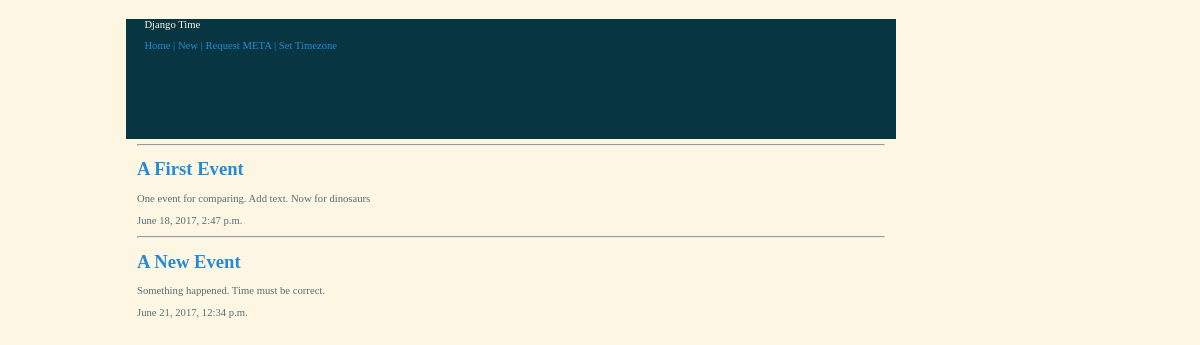
The page / on the database its author committed.
### timeapp/models.py (models this page shows, shortened)
class Event(models.Model):
    title = models.CharField(max_length=128)
    description = models.TextField(blank=True)
    event_time = models.DateTimeField(auto_now_add=False, auto_now=False)
    def __str__(self):
        return self.title

### timeapp/views.py (the view)
def site_index(request):
    events = Event.objects.all()
    context = {'events': events}
    return render(request, 'site_index.html', context)

### timeapp/templates/site_index.html
{% extends "base.html" %}
{% block content %}
    {% for event in events %}
        <hr>
        <h1><a href="{% url 'event_detail' event.pk %}">{{ event }}</a></h1>
        <p>{{ event.description }}</p>
        <p>{{ event.event_time }}</p>
    {% endfor %}
{% endblock %}

### timeapp/static/timeapp.css (style rules this page uses)
body { color: #586e75; background-color: #fdf6e3; font-family: "Verdana", "Geneva", "sans-serif"; font-size: 8pt; }
h1 { font-size: 14pt; font-style: normal; }
a:link { color: #268bd2; font-style: normal; text-decoration:none; }

### rows shown on the page
Event: title "A First Event", description "One event for comparing. Add text. Now for dinosaurs", event_time "June 18, 2017, 2:47 p.m."
Event: title "A New Event", description "Something happened. Time must be correct.", event_time "June 21, 2017, 12:34 p.m."
